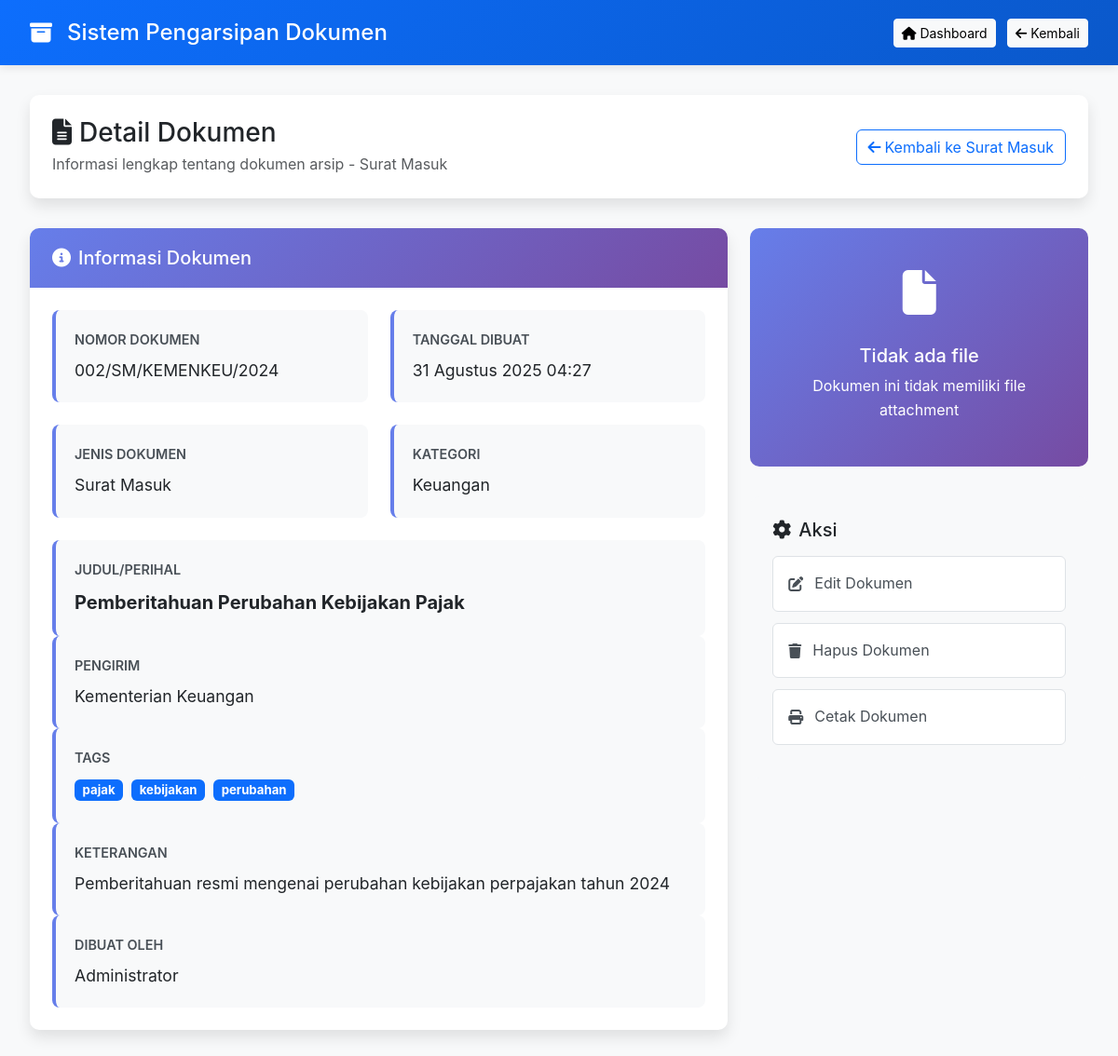
The page /views/documents/view.php?id=2 (signed in) on the database its author committed.
### tables this page shows
CREATE TABLE `documents` (
  `id` int(11) NOT NULL,
  `document_number` varchar(100) NOT NULL,
  `document_type` enum('incoming','outgoing','report','other') NOT NULL,
  `title` varchar(255) NOT NULL,
  `description` text DEFAULT NULL,
  `category_id` int(11) DEFAULT NULL,
  `sender` varchar(255) DEFAULT NULL,
  `receiver` varchar(255) DEFAULT NULL,
  `file_path` varchar(255) DEFAULT NULL,
  `file_name` varchar(255) DEFAULT NULL,
  `file_size` int(11) DEFAULT NULL,
  `tags` varchar(255) DEFAULT NULL,
  `created_by` int(11) NOT NULL,
  `created_at` timestamp NOT NULL DEFAULT current_timestamp(),
  `updated_at` timestamp NOT NULL DEFAULT current_timestamp() ON UPDATE current_timestamp()
);

CREATE TABLE `categories` (
  `id` int(11) NOT NULL,
  `name` varchar(100) NOT NULL,
  `description` text DEFAULT NULL,
  `created_at` timestamp NOT NULL DEFAULT current_timestamp(),
  `updated_at` timestamp NOT NULL DEFAULT current_timestamp() ON UPDATE current_timestamp()
);

CREATE TABLE `users` (
  `id` int(11) NOT NULL,
  `username` varchar(50) NOT NULL,
  `password` varchar(255) NOT NULL,
  `email` varchar(100) NOT NULL,
  `full_name` varchar(100) NOT NULL,
  `role` enum('admin','pimpinan','staf') DEFAULT 'staf',
  `photo` varchar(255) DEFAULT NULL,
  `created_at` timestamp NOT NULL DEFAULT current_timestamp(),
  `updated_at` timestamp NOT NULL DEFAULT current_timestamp() ON UPDATE current_timestamp()
);

### controllers/DocumentController.php (called while the page is built, shortened)
<?php
require_once __DIR__ . '/../config/config.php';
require_once __DIR__ . '/../models/Document.php';
class DocumentController {
    private $document;
    public function __construct() {
        $database = new Database();
        $this->db = $database->getConnection();
        $this->document = new Document($this->db);
    }
    public function getDocumentById($id) {
        return $this->document->getById($id);
    }
    public function getDocumentFileInfo($id) {
        $document = $this->getDocumentById($id);
        $filePath = $document['file_path'];
        return [
            'path' => $filePath,
            'name' => $document['file_name'] ?? '',
            'size' => $document['file_size'] ?? 0,
            'exists' => file_exists($filePath)
        ];
    }
}

### models/Database.php (called while the page is built, shortened)
<?php
class Database {
    private $host = DB_HOST;
    private $db_name = DB_NAME;
    private $username = DB_USER;
    private $password = DB_PASS;
    public function getConnection() {
        $this->conn = null;
        try {
            $this->conn = new PDO("mysql:host=" . $this->host . ";dbname=" . $this->db_name, $this->username, $this->password);
            $this->conn->exec("set names utf8");
            $this->conn->setAttribute(PDO::ATTR_ERRMODE, PDO::ERRMODE_EXCEPTION);
        } catch(PDOException $exception) {
            echo "Connection error: " . $exception->getMessage();
        }
        return $this->conn;
    }
}
?>

### models/Document.php (called while the page is built, shortened)
<?php
class Document {
    private $conn;
    private $table_name = "documents";
    public function __construct($db) {
        $this->conn = $db;
    }
    public function getById($id) {
        $query = "SELECT d.*, c.name as category_name, u.full_name as creator_name
                  FROM " . $this->table_name . " d
                  LEFT JOIN categories c ON d.category_id = c.id
                  LEFT JOIN users u ON d.created_by = u.id
                  WHERE d.id = :id";
        $stmt = $this->conn->prepare($query);
        $stmt->bindParam(":id", $id);
        $stmt->execute();
        return $stmt->fetch(PDO::FETCH_ASSOC);
    }
}
?>

### config/config.php (called while the page is built, shortened)
<?php
spl_autoload_register(function ($class_name) {
    $directories = [
        __DIR__ . '/../models/',
        __DIR__ . '/../controllers/'
    ];
    foreach ($directories as $directory) {
        $file = $directory . $class_name . '.php';
        if (file_exists($file)) {
            return true;
        }
    }
    return false;
});
function getReturnUrlByDocumentType($documentType) {
    $urls = [
        'incoming' => 'incoming.php',
        'outgoing' => 'outgoing.php',
        'report' => 'reports.php',
        'other' => 'incoming.php'
    ];
    return $urls[$documentType] ?? 'incoming.php';
}
function getDocumentTypeLabel($documentType) {
    $labels = [
        'incoming' => 'Surat Masuk',
        'outgoing' => 'Surat Keluar',
        'report' => 'Laporan',
        'other' => 'Lainnya'
    ];
    return $labels[$documentType] ?? 'Lainnya';
}

### views/documents/view.php (the view, shortened to what this page needs)
<?php
require_once __DIR__ . '/../../config/config.php';
$documentController = new DocumentController();
$document = $documentController->getDocumentById($_GET['id']);
$fileInfo = $documentController->getDocumentFileInfo($_GET['id']);
$fileExists = $fileInfo && !empty($fileInfo['exists']) ? $fileInfo['exists'] : false;
$fileName = $fileInfo['name'] ?? '';
$fileSize = $fileInfo['size'] ?? 0;
function formatDateIndonesian($date) {
    $months = [
        'January' => 'Januari', 'February' => 'Februari', 'March' => 'Maret',
        'April' => 'April', 'May' => 'Mei', 'June' => 'Juni',
        'July' => 'Juli', 'August' => 'Agustus', 'September' => 'September',
        'October' => 'Oktober', 'November' => 'November', 'December' => 'Desember'
    ];
    $englishDate = date('d F Y H:i', strtotime($date));
    return str_replace(array_keys($months), array_values($months), $englishDate);
}
$fileExtension = '';
$relativeFilePath = '';
$downloadUrl = 'download.php?id=' . $document['id'];
$returnUrl = getReturnUrlByDocumentType($document['document_type']);
$returnParam = 'return=' . urlencode($document['document_type']);
$documentTypeLabel = getDocumentTypeLabel($document['document_type']);
?>
<!DOCTYPE html>
<html lang="id">
<head>
    <link href="https://cdn.jsdelivr.net/npm/bootstrap@5.3.0/dist/css/bootstrap.min.css" rel="stylesheet">
    <link rel="stylesheet" href="https://cdnjs.cloudflare.com/ajax/libs/font-awesome/6.4.0/css/all.min.css">
</head>
<body>
    <header class="custom-header">
        <div class="d-flex align-items-center">
            <i class="fas fa-archive me-3 fs-4"></i>
            <h1 class="h4 mb-0"><?php echo SITE_NAME; ?></h1>
        </div>
        <div>
            <a href="<?php echo SITE_URL; ?>/dashboard.php" class="btn btn-light btn-sm me-2">
                <i class="fas fa-home me-1"></i>Dashboard
            </a>
            <a href="<?php echo $returnUrl; ?>" class="btn btn-light btn-sm">
                <i class="fas fa-arrow-left me-1"></i>Kembali
            </a>
        </div>
    </header>
    <main class="main-content">
        <div class="document-container">
            <div class="page-header">
                <div class="d-flex justify-content-between align-items-center flex-wrap">
                    <div>
                        <h1 class="h3 mb-1"><i class="fas fa-file-alt me-2"></i>Detail Dokumen</h1>
                        <p class="text-muted mb-0">Informasi lengkap tentang dokumen arsip - <?php echo $documentTypeLabel; ?></p>
                    </div>
                    <a href="<?php echo $returnUrl . '?' . $returnParam; ?>" class="btn btn-outline-primary">
                        <i class="fas fa-arrow-left me-1"></i>Kembali ke <?php echo $documentTypeLabel; ?>
                    </a>
                </div>
            </div>
            <div class="row">
                <div class="col-lg-8">
                    <div class="document-card">
                        <div class="card-header-custom">
                            <h5 class="mb-0"><i class="fas fa-info-circle me-2"></i>Informasi Dokumen</h5>
                        </div>
                        <div class="card-body-custom">
                            <div class="info-grid">
                                <div class="info-item">
                                    <div class="info-label">NOMOR DOKUMEN</div>
                                    <div class="info-value"><?php echo htmlspecialchars($document['document_number'] ?? '-'); ?></div>
                                </div>
                                <div class="info-item">
                                    <div class="info-label">TANGGAL DIBUAT</div>
                                    <div class="info-value"><?php echo formatDateIndonesian($document['created_at'] ?? ''); ?></div>
                                </div>
                                <div class="info-item">
                                    <div class="info-label">JENIS DOKUMEN</div>
                                    <div class="info-value">
                                        <?php
                                        $typeLabels = [
                                            'incoming' => 'Surat Masuk',
                                            'outgoing' => 'Surat Keluar',
                                            'report' => 'Laporan'
                                        ];
                                        echo $typeLabels[$document['document_type']] ?? 'Lainnya';
                                        ?>
                                    </div>
                                </div>
                                <div class="info-item">
                                    <div class="info-label">KATEGORI</div>
                                    <div class="info-value"><?php echo htmlspecialchars($document['category_name'] ?? '-'); ?></div>
                                </div>
                            </div>
                            <div class="info-item">
                                <div class="info-label">JUDUL/PERIHAL</div>
                                <div class="info-value fw-bold fs-5"><?php echo htmlspecialchars($document['title'] ?? '-'); ?></div>
                            </div>
                            <?php if ($document['document_type'] === 'incoming'): ?>
                            <div class="info-item">
                                <div class="info-label">PENGIRIM</div>
                                <div class="info-value"><?php echo htmlspecialchars($document['sender'] ?? '-'); ?></div>
                            </div>
                            <?php endif; ?>
                            <?php if (!empty($document['tags'])): ?>
                            <div class="info-item">
                                <div class="info-label">TAGS</div>
                                <div class="info-value">
                                    <?php
                                    $tags = explode(',', $document['tags']);
                                    foreach ($tags as $tag):
                                        if (!empty(trim($tag))):
                                    ?>
                                    <span class="badge bg-primary me-1 mb-1"><?php echo trim($tag); ?></span>
                                    <?php
                                        endif;
                                    endforeach;
                                    ?>
                                </div>
                            </div>
                            <?php endif; ?>
                            <?php if (!empty($document['description'])): ?>
                            <div class="info-item">
                                <div class="info-label">KETERANGAN</div>
                                <div class="info-value"><?php echo nl2br(htmlspecialchars($document['description'])); ?></div>
                            </div>
                            <?php endif; ?>
                            <div class="info-item">
                                <div class="info-label">DIBUAT OLEH</div>
                                <div class="info-value"><?php echo htmlspecialchars($document['creator_name'] ?? '-'); ?></div>
                            </div>
                        </div>
                    </div>
                </div>
                <div class="col-lg-4">
                    <div class="file-section">
                        <div class="file-icon">
                            <?php if ($fileExists && !empty($fileName)): ?>
                            <?php
                            $iconClass = 'fa-file';
                            switch ($fileExtension) {
                                case 'pdf': $iconClass = 'fa-file-pdf'; break;
                                case 'doc': case 'docx': $iconClass = 'fa-file-word'; break;
                                case 'xls': case 'xlsx': $iconClass = 'fa-file-excel'; break;
                                case 'jpg': case 'jpeg': case 'png': case 'gif': $iconClass = 'fa-file-image'; break;
                                case 'zip': case 'rar': $iconClass = 'fa-file-archive'; break;
                            }
                            ?>
                            <i class="fas <?php echo $iconClass; ?>"></i>
                            <?php else: ?>
                            <i class="fas fa-file"></i>
                            <?php endif; ?>
                        </div>
                        <?php if ($fileExists && !empty($fileName)): ?>
                        <h5><?php echo htmlspecialchars($fileName); ?></h5>
                        <p class="mb-3">
                            <i class="fas fa-database me-1"></i>
                            <?php echo round($fileSize / 1024, 2); ?> KB
                        </p>
                        <div class="action-buttons">
                            <a href="<?php echo $downloadUrl; ?>"
                               class="btn-document btn-download">
                                <i class="fas fa-download"></i>Unduh File
                            </a>
                            <?php if (in_array($fileExtension, ['pdf', 'jpg', 'jpeg', 'png', 'gif'])): ?>
                            <button class="btn-document btn-preview" onclick="previewFile('<?php echo $fileExtension; ?>', '<?php echo $relativeFilePath; ?>')">
                                <i class="fas fa-eye"></i>Preview
                            </button>
                            <?php endif; ?>
                        </div>
                        <?php else: ?>
                        <h5>Tidak ada file</h5>
                        <p>Dokumen ini tidak memiliki file attachment</p>
                        <?php endif; ?>
                    </div>
                    <div class="actions-section">
                        <h5 class="mb-3"><i class="fas fa-cog me-2"></i>Aksi</h5>
                        <a href="edit.php?id=<?php echo $document['id']; ?>&<?php echo $returnParam; ?>" class="btn-action">
                            <i class="fas fa-edit"></i>Edit Dokumen
                        </a>
                        <a href="delete.php?id=<?php echo $document['id']; ?>&<?php echo $returnParam; ?>" class="btn-action"
                           onclick="return confirm('Apakah Anda yakin ingin menghapus dokumen ini?')">
                            <i class="fas fa-trash"></i>Hapus Dokumen
                        </a>
                        <a href="print.php?id=<?php echo $document['id']; ?>" class="btn-action" target="_blank">
                            <i class="fas fa-print"></i>Cetak Dokumen
                        </a>
                    </div>
                </div>
            </div>
        </div>
    </main>
</body>
</html>

### rows shown on the page
documents: document_type "Surat Masuk", document_number "002/SM/KEMENKEU/2024", created_at "31 Agustus 2025 04:27", category.name "Keuangan", title "Pemberitahuan Perubahan Kebijakan Pajak", sender "Kementerian Keuangan", tags "pajak", tags "kebijakan", tags "perubahan", description "Pemberitahuan resmi mengenai perubahan kebijakan perpajakan tahun 2024", created_by.full_name "Administrator"

### other values the page prints
SITE_NAME "Sistem Pengarsipan Dokumen"
